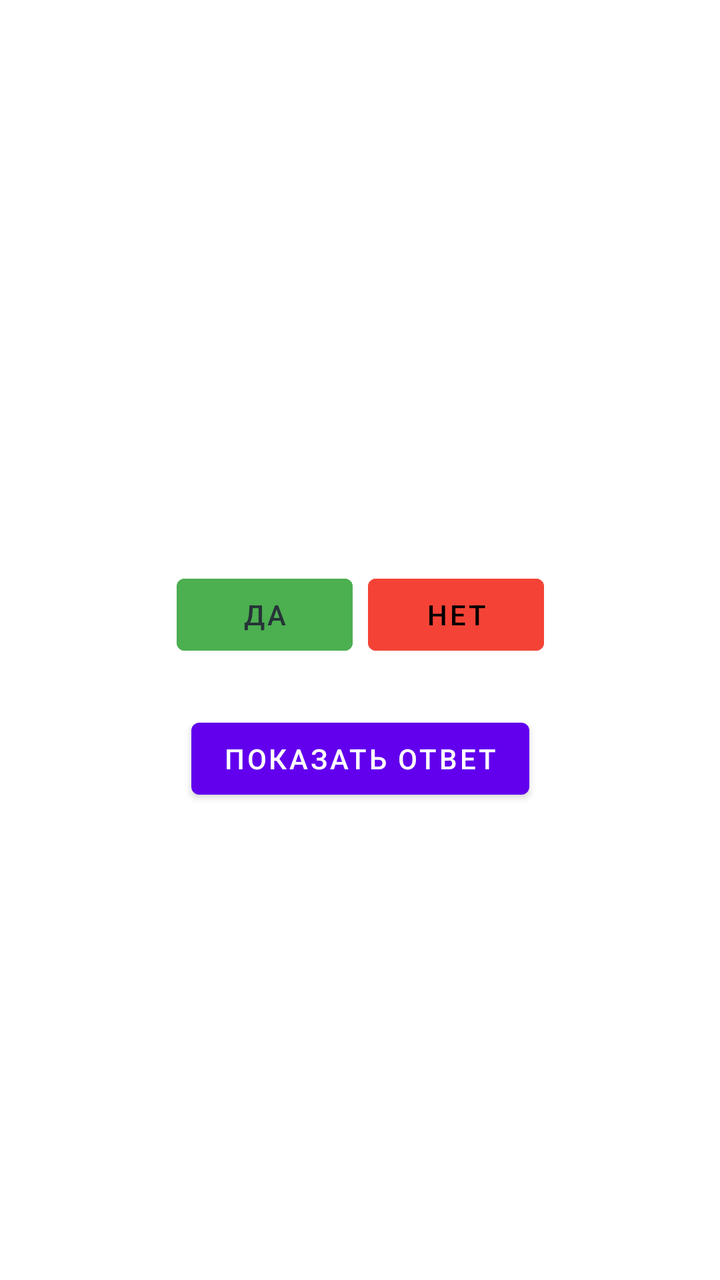
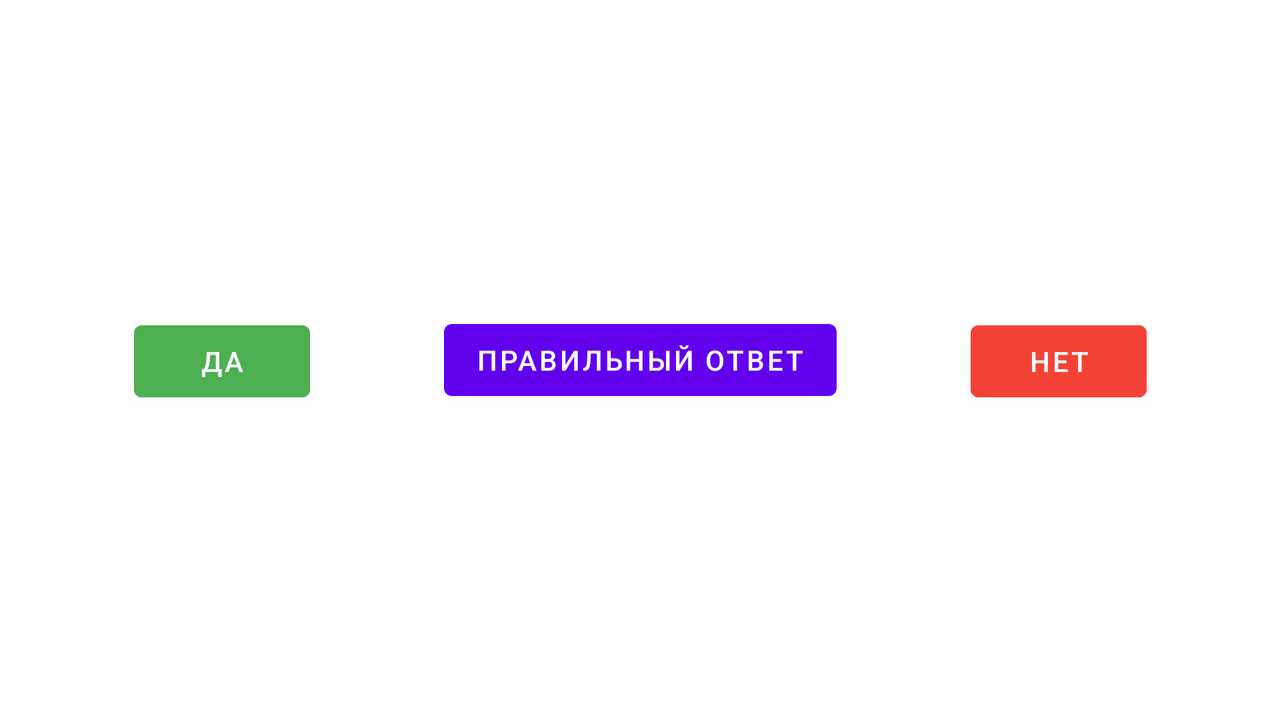

Two renders of one Android screen. The first uses the default layout on a phone; the second uses the alternative layout the repository ships for a different screen configuration, on a matching device. The two XML files are below.
<!-- AndroidManifest.xml: application theme Theme.Test -->
<!-- res/layout/activity_main.xml -->
<?xml version="1.0" encoding="utf-8"?>
<androidx.constraintlayout.widget.ConstraintLayout xmlns:android="http://schemas.android.com/apk/res/android"
    xmlns:app="http://schemas.android.com/apk/res-auto"
    xmlns:tools="http://schemas.android.com/tools"
    android:layout_width="match_parent"
    android:layout_height="match_parent"
    tools:context=".MainActivity">

    <TextView
        android:id="@+id/questionTextView"
        android:layout_width="wrap_content"
        android:layout_height="wrap_content"
        android:textSize="20sp"
        app:layout_constraintBottom_toBottomOf="parent"
        app:layout_constraintHorizontal_bias="0.498"
        app:layout_constraintLeft_toLeftOf="parent"
        app:layout_constraintRight_toRightOf="parent"
        app:layout_constraintTop_toTopOf="parent"
        app:layout_constraintVertical_bias="0.276" />

    <Button
        android:id="@+id/yesBtn"
        android:layout_width="wrap_content"
        android:layout_height="wrap_content"
        android:backgroundTint="#4CAF50"
        android:text="@string/yes"
        android:textColor="#263238"
        app:layout_constraintBottom_toBottomOf="parent"
        app:layout_constraintEnd_toEndOf="@+id/showAnswer"
        app:layout_constraintStart_toStartOf="parent"
        app:layout_constraintTop_toBottomOf="@+id/questionTextView"
        app:layout_constraintVertical_bias="0.22"
        tools:ignore="TextContrastCheck" />

    <Button
        android:id="@+id/noBtn"
        android:layout_width="wrap_content"
        android:layout_height="wrap_content"
        android:backgroundTint="#F44336"
        android:text="@string/no"
        android:textColor="#000000"
        app:layout_constraintBottom_toBottomOf="parent"
        app:layout_constraintEnd_toEndOf="parent"
        app:layout_constraintStart_toStartOf="@+id/showAnswer"
        app:layout_constraintTop_toBottomOf="@+id/questionTextView"
        app:layout_constraintVertical_bias="0.22"
        tools:ignore="TextContrastCheck" />

    <Button
        android:id="@+id/showAnswer"
        android:layout_width="wrap_content"
        android:layout_height="wrap_content"
        android:text="@string/showAnswer"
        app:layout_constraintBottom_toBottomOf="parent"
        app:layout_constraintEnd_toEndOf="parent"
        app:layout_constraintStart_toStartOf="parent"
        app:layout_constraintTop_toTopOf="parent"
        app:layout_constraintVertical_bias="0.6" />

</androidx.constraintlayout.widget.ConstraintLayout>
<!-- resources referenced by this layout -->
<resources>
  <string name="no">Нет</string>
  <string name="showAnswer">Показать ответ</string>
  <string name="yes">Да</string>
  <style name="Theme.Test" parent="Theme.MaterialComponents.DayNight.DarkActionBar">
          
          <item name="colorPrimary">@color/purple_500</item>
          <item name="colorPrimaryVariant">@color/purple_700</item>
          <item name="colorOnPrimary">@color/white</item>
          
          <item name="colorSecondary">@color/teal_200</item>
          <item name="colorSecondaryVariant">@color/teal_700</item>
          <item name="colorOnSecondary">@color/black</item>
          
          <item name="android:statusBarColor" tools:targetApi="l">@color/purple_200</item>
          
      </style>
</resources>
<!-- res/layout-land/activity_main.xml (the repository's variant of the layout above) -->
<!-- drawn on the phone turned sideways -->
<?xml version="1.0" encoding="utf-8"?>
<androidx.constraintlayout.widget.ConstraintLayout xmlns:android="http://schemas.android.com/apk/res/android"
    xmlns:app="http://schemas.android.com/apk/res-auto"
    xmlns:tools="http://schemas.android.com/tools"
    android:layout_width="match_parent"
    android:layout_height="match_parent"
    tools:context=".MainActivity">

    <TextView
        android:id="@+id/questionTextView"
        android:layout_width="wrap_content"
        android:layout_height="wrap_content"
        android:gravity="center_horizontal"
        android:textSize="20sp"
        app:layout_constraintBottom_toBottomOf="parent"
        app:layout_constraintHorizontal_bias="0.499"
        app:layout_constraintLeft_toLeftOf="parent"
        app:layout_constraintRight_toRightOf="parent"
        app:layout_constraintTop_toTopOf="parent"
        app:layout_constraintVertical_bias="0.21" />

    <Button
        android:id="@+id/yesBtn"
        android:layout_width="wrap_content"
        android:layout_height="wrap_content"
        android:backgroundTint="#4CAF50"
        android:text="@string/yes"
        app:layout_constraintBottom_toBottomOf="parent"
        app:layout_constraintEnd_toStartOf="@+id/showAnswer"
        app:layout_constraintStart_toStartOf="parent"
        app:layout_constraintTop_toTopOf="parent"
        app:layout_constraintVertical_bias="0.502" />

    <Button
        android:id="@+id/noBtn"
        android:layout_width="wrap_content"
        android:layout_height="wrap_content"
        android:backgroundTint="#F44336"
        android:text="@string/no"
        app:layout_constraintBottom_toBottomOf="parent"
        app:layout_constraintEnd_toEndOf="parent"
        app:layout_constraintStart_toEndOf="@+id/showAnswer"
        app:layout_constraintTop_toTopOf="parent"
        app:layout_constraintVertical_bias="0.502" />

    <Button
        android:id="@+id/showAnswer"
        android:layout_width="wrap_content"
        android:layout_height="wrap_content"
        android:text="@string/answerTextView"
        app:layout_constraintBottom_toBottomOf="parent"
        app:layout_constraintEnd_toEndOf="parent"
        app:layout_constraintStart_toStartOf="parent"
        app:layout_constraintTop_toTopOf="parent" />

</androidx.constraintlayout.widget.ConstraintLayout>
<!-- resources referenced by the variant -->
<!-- as the phone turned sideways resolves them -->
<resources>
  <string name="answerTextView">Правильный ответ</string>
  <string name="no">Нет</string>
  <string name="yes">Да</string>
  <style name="Theme.Test" parent="Theme.MaterialComponents.DayNight.DarkActionBar">
          
          <item name="colorPrimary">@color/purple_500</item>
          <item name="colorPrimaryVariant">@color/purple_700</item>
          <item name="colorOnPrimary">@color/white</item>
          
          <item name="colorSecondary">@color/teal_200</item>
          <item name="colorSecondaryVariant">@color/teal_700</item>
          <item name="colorOnSecondary">@color/black</item>
          
          <item name="android:statusBarColor" tools:targetApi="l">@color/purple_200</item>
          
      </style>
</resources>
